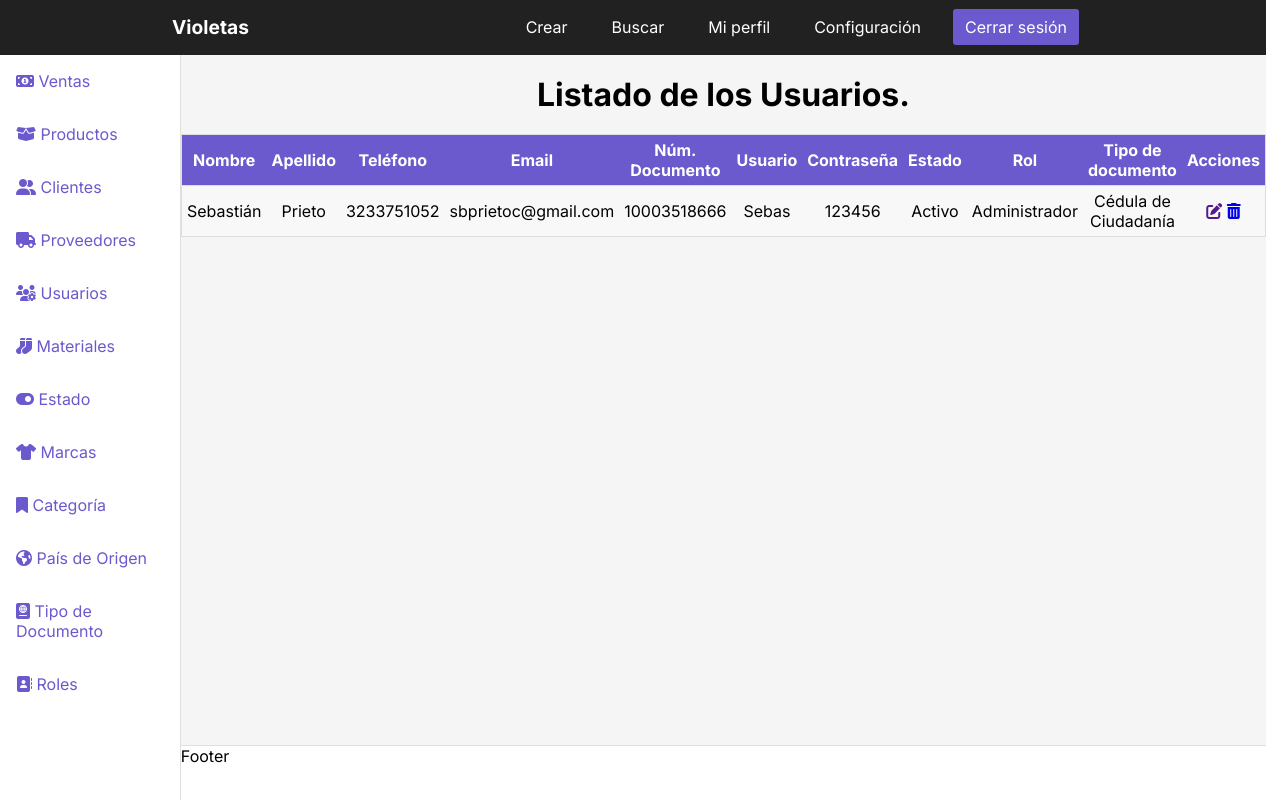
/dashboardusuarios, run on the app's committed database.
### InventoryApp/models.py (models this page shows, shortened)
class Usuarios(models.Model):
    NombreUsuario = models.CharField('Nombre del usuario', max_length = 100)
    ApellidoUsuario = models.CharField('Apellido del usuario', max_length = 100)
    TelefonoUsuario = models.CharField('Teléfono del usuario', max_length = 100)
    EmailUsuario = models.EmailField('Email del usuario', max_length = 100)
    NumeroDocumento = models.CharField('Número de documento del usuario', max_length = 100)
    Usuario = models.CharField('Usuario', max_length = 100)
    Contraseña = models.CharField('Contraseña', max_length = 100)
    Estado = models.ForeignKey(Estado, on_delete=models.CASCADE, default='')
    Roles = models.ForeignKey(Roles, on_delete=models.CASCADE, default='')
    TipoDocumento = models.ForeignKey(TipoDocumento, on_delete=models.CASCADE, default='')
    class Meta:
        verbose_name = 'Usuario'
        verbose_name_plural = 'Usuarios'
        db_table = 'usuarios'
        ordering = ['id']

class Estado(models.Model):
    DescripcionEstado = models.CharField('Descripción del estado', max_length = 100)
    def __str__(self):
        return self.DescripcionEstado
    class Meta:
        verbose_name = 'Estado'
        verbose_name_plural = 'Estados'
        db_table = 'estados'
        ordering = ['id']

class Roles(models.Model):
    DescripcionRol = models.CharField('Descripción del rol', max_length = 100)
    def __str__(self):
        return self.DescripcionRol
    class Meta:
        verbose_name = 'Rol'
        verbose_name_plural = 'Roles'
        db_table = 'roles'
        ordering = ['id']

class TipoDocumento(models.Model):
    DescripcionTipoDoc = models.CharField('Descripción del tipo de documento', max_length = 100)
    def __str__(self):
        return self.DescripcionTipoDoc
    class Meta:
        verbose_name = 'Tipo de Documento'
        verbose_name_plural = 'Tipos de Documento'
        db_table = 'tipodoc'
        ordering = ['id']

### Project/views.py (the view)
# urls.py: path('dashboardusuarios', views.dashboardusuarios, name='dashusuarios'), # Registro creado
def dashboardusuarios(request):
    usuarios = (Usuarios.objects.all()) # Creo variable que traiga todos los datos de la tabla Usuarios.
    return render(request, 'dashboardusuarios.html', {
        'usuarios' : usuarios
} )

### Templates/dashboardusuarios.html (shortened to what this page needs)
{% load static %}
<!DOCTYPE html>
<html lang="en">
<head>
    <link rel="stylesheet" href="{% static 'CSS/stylesdashboard.css' %}">
</head>
<body>
    <div class="container">
        <header class="header">
            <nav class="nav">
                <a href="#" class="logo nav-link">Violetas</a>
                <ul class="nav-menu nav-menu-visible">
                    <li class="nav-menu-item"><a href="{% url 'createusuarios' %}" class="nav-menu-link nav-link">Crear</a></li>
                    <li class="nav-menu-item"><a href="#" class="nav-menu-link nav-link">Buscar</a></li>
                    <li class="nav-menu-item"><a href="#" class="nav-menu-link nav-link">Mi perfil</a></li>
                    <li class="nav-menu-item"><a href="#" class="nav-menu-link nav-link">Configuración</a></li>
                    <li class="nav-menu-item"><a href="{% url 'logout' %}" class="nav-menu-link nav-link nav-link-sign-out">Cerrar sesión</a></li>
                </ul>
            </nav>
        </header>
        <div class="sidebar">
            <ul>
                <li><a href="{% url 'dashventas' %}">
                    <span class="icon"><i class="fas fa-money-bill-alt"></i></span>
                    <span class="title">Ventas</span>
                </a></li>
                <li><a href="{% url 'dashproductos' %}">
                    <span class="icon"><i class="fas fa-box-open"></i></span>
                    <span class="title">Productos</span>
                </a></li>
                <li><a href="{% url 'dashclientes' %}">
                    <span class="icon"><i class="fas fa-user-friends"></i></span>
                    <span class="title">Clientes</span>
                </a></li>
                <li><a href="{% url 'dashproveedores' %}">
                    <span class="icon"><i class="fas fa-truck"></i></span>
                    <span class="title">Proveedores</span>
                </a></li>
                <li><a href="{% url 'dashusuarios' %}">
                    <span class="icon"><i class="fas fa-users-cog"></i></span>
                    <span class="title">Usuarios</span>
                </a></li>
                <li><a href="{% url 'dashmateriales' %}">
                    <span class="icon"><i class="fas fa-socks"></i></span>
                    <span class="title">Materiales</span>
                </a></li>
                <li><a href="{% url 'dashestado' %}">
                    <span class="icon"><i class="fas fa-toggle-on"></i></span>
                    <span class="title">Estado</span>
                </a></li>
                <li><a href="{% url 'dashmarcas' %}">
                    <span class="icon"><i class="fas fa-tshirt"></i></span>
                    <span class="title">Marcas</span>
                </a></li>
                <li><a href="{% url 'dashcategoria' %}">
                    <span class="icon"><i class="fas fa-bookmark"></i></span>
                    <span class="title">Categoría</span>
                </a></li>
                <li><a href="{% url 'dashpais' %}">
                    <span class="icon"><i class="fas fa-globe-americas"></i></span>
                    <span class="title">País de Origen</span>
                </a></li>
                <li><a href="{% url 'dashtipodoc' %}">
                    <span class="icon"><i class="fas fa-passport"></i></span>
                    <span class="title">Tipo de Documento</span>
                </a></li>
                <li><a href="{% url 'dashroles' %}">
                    <span class="icon"><i class="fas fa-address-book"></i></span>
                    <span class="title">Roles</span>
                </a></li>
            </ul>
        </div>
        <main>
            <h1>Listado de los Usuarios.</h1>
            <table class="table">
                <thead>
                    <tr>
                        <th>Nombre</th>
                        <th>Apellido</th>
                        <th>Teléfono</th>
                        <th>Email</th>
                        <th>Núm. Documento</th>
                        <th>Usuario</th>
                        <th>Contraseña</th>
                        <th>Estado</th>
                        <th>Rol</th>
                        <th>Tipo de documento</th>
                        <th>Acciones</th>
                    </tr>
                </thead>
                <tbody>
                    {% for usuarios in usuarios %}
                    <tr>
                        <td data-label="Nombre del usuario">{{usuarios.NombreUsuario}}</td>
                        <td data-label="Apellido del usuario">{{usuarios.ApellidoUsuario}}</td>
                        <td data-label="Teléfono del usuario">{{usuarios.TelefonoUsuario}}</td>
                        <td data-label="Email del usuario">{{usuarios.EmailUsuario}}</td>
                        <td data-label="Número de documento del usuario">{{usuarios.NumeroDocumento}}</td>
                        <td data-label="Usuario">{{usuarios.Usuario}}</td>
                        <td data-label="Contraseña">{{usuarios.Contraseña}}</td>
                        <td data-label="Estado">{{usuarios.Estado}}</td>
                        <td data-label="Rol">{{usuarios.Roles}}</td>
                        <td data-label="Tipo de documento">{{usuarios.TipoDocumento}}</td>
                        <td data-label="Gestión">
                            <a href=""><i class="fas fa-edit"></i></a>
                            <a href="{% url 'eliminarusuarios' usuarios.id %}"><i class="fas fa-trash-alt"></i></a>
                        </td>
                    </tr>
                    {% endfor %}
                </tbody>
            </table>
        </main>
        <footer>Footer</footer>
      </div>
</body>
</html>

### Static/CSS/stylesdashboard.css (style rules this page uses)
* { padding: 0; margin: 0; }
body { font-family: "Inter", sans-serif; }
.header { background-color: #212121; height: 55px; position: fixed; width: 100%; top: 0; left: 0; }
.nav { display: flex; justify-content: space-between; max-width: 992px; margin: 0 auto; }
.nav-link { color: #fff; text-decoration: none; }
.logo { font-size: 1.2rem; font-weight: bold; padding: 0 35px; line-height: 55px; color: #fff; }
nav { color: #fff; grid-area: nav; }
.nav-menu { display: flex; margin-right: 40px; list-style: none; }
.nav-menu-item { font-size: 1rem; margin: 0 10px; line-height: 55px; width: max-content; }
.nav-menu-link { padding: 8px 12px; border-radius: 3px; }
.nav-link-sign-out { color: #fff; background-color: #6a5acd; }
.container { display: grid; height: 100vh; grid-template-columns: 0.5fr 1fr 1fr 1fr; grid-template-rows: 0.2fr 1.5fr 1fr 0.2fr; grid-template-areas: "nav nav nav nav" "sidebar main main main" "sidebar main main main" "sidebar footer footer footer"; font-size: 1em; color: #000; }
main { background: #F5F5F5; grid-area: main; display: table; }
main h1 { font-size: 2rem; font-weight: bold; margin-top: 20px; text-align: center; }
.sidebar { background: #fff; color: #000; grid-area: sidebar; border-right: 1px solid #e0e0e0; overflow-y: auto; }
.sidebar ul li a { display: block; padding: 16px; margin-bottom: 1px; text-decoration: none; color: #6a5acd; }
footer { background: #fff; grid-area: footer; border-top: 1px solid #e0e0e0; }
.table { width: 90%; margin: 0 auto; margin-top: 20px; border: 1px solid #ccc; border-collapse: collapse; padding: 0; }
.table tr { background-color: #f8f8f8; border: 1px solid #ddd; }
.table th, .table td { font-size: 1rem; padding: 5px; text-align: center; }
.table td { font-size: 1rem; text-align: center; }
.table thead th { background-color: #6a5acd; color: #fff; }

### data on the page
Usuarios: NombreUsuario "Sebastián", ApellidoUsuario "Prieto", TelefonoUsuario "3233751052", EmailUsuario "sbprietoc@gmail.com", NumeroDocumento "10003518666", Usuario "Sebas", Contraseña "123456", Estado "Activo", Roles "Administrador", TipoDocumento "Cédula de Ciudadanía"
